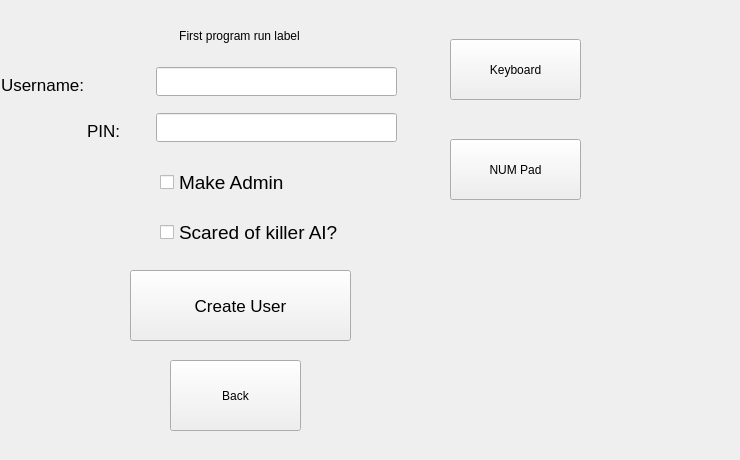
<?xml version="1.0" encoding="UTF-8"?>
<ui version="4.0">
 <class>Form</class>
 <widget class="QWidget" name="Form">
  <property name="geometry">
   <rect>
    <x>0</x>
    <y>0</y>
    <width>740</width>
    <height>460</height>
   </rect>
  </property>
  <property name="windowTitle">
   <string>Form</string>
  </property>
  <widget class="QPushButton" name="pushButton_keyboard">
   <property name="geometry">
    <rect>
     <x>450</x>
     <y>39</y>
     <width>131</width>
     <height>61</height>
    </rect>
   </property>
   <property name="text">
    <string>Keyboard</string>
   </property>
  </widget>
  <widget class="QPushButton" name="pushButton_numpad">
   <property name="geometry">
    <rect>
     <x>450</x>
     <y>139</y>
     <width>131</width>
     <height>61</height>
    </rect>
   </property>
   <property name="text">
    <string>NUM Pad</string>
   </property>
  </widget>
  <widget class="QLabel" name="label_2">
   <property name="geometry">
    <rect>
     <x>87</x>
     <y>113</y>
     <width>59</width>
     <height>36</height>
    </rect>
   </property>
   <property name="font">
    <font>
     <pointsize>13</pointsize>
    </font>
   </property>
   <property name="text">
    <string>PIN:</string>
   </property>
  </widget>
  <widget class="QLabel" name="label_error">
   <property name="geometry">
    <rect>
     <x>156</x>
     <y>34</y>
     <width>241</width>
     <height>23</height>
    </rect>
   </property>
   <property name="text">
    <string/>
   </property>
  </widget>
  <widget class="QLineEdit" name="lineEdit_username">
   <property name="geometry">
    <rect>
     <x>156</x>
     <y>67</y>
     <width>241</width>
     <height>29</height>
    </rect>
   </property>
   <property name="sizePolicy">
    <sizepolicy hsizetype="Expanding" vsizetype="Minimum">
     <horstretch>0</horstretch>
     <verstretch>0</verstretch>
    </sizepolicy>
   </property>
   <property name="placeholderText">
    <string/>
   </property>
  </widget>
  <widget class="QLineEdit" name="lineEdit_pin">
   <property name="geometry">
    <rect>
     <x>156</x>
     <y>113</y>
     <width>241</width>
     <height>29</height>
    </rect>
   </property>
   <property name="sizePolicy">
    <sizepolicy hsizetype="Expanding" vsizetype="Minimum">
     <horstretch>0</horstretch>
     <verstretch>0</verstretch>
    </sizepolicy>
   </property>
   <property name="maxLength">
    <number>4</number>
   </property>
   <property name="placeholderText">
    <string/>
   </property>
  </widget>
  <widget class="QCheckBox" name="checkBox_admin">
   <property name="enabled">
    <bool>true</bool>
   </property>
   <property name="geometry">
    <rect>
     <x>160</x>
     <y>160</y>
     <width>211</width>
     <height>44</height>
    </rect>
   </property>
   <property name="sizePolicy">
    <sizepolicy hsizetype="Minimum" vsizetype="Minimum">
     <horstretch>0</horstretch>
     <verstretch>0</verstretch>
    </sizepolicy>
   </property>
   <property name="font">
    <font>
     <pointsize>14</pointsize>
    </font>
   </property>
   <property name="text">
    <string>Make Admin</string>
   </property>
   <property name="iconSize">
    <size>
     <width>150</width>
     <height>150</height>
    </size>
   </property>
   <property name="tristate">
    <bool>false</bool>
   </property>
  </widget>
  <widget class="QLabel" name="label">
   <property name="geometry">
    <rect>
     <x>1</x>
     <y>67</y>
     <width>145</width>
     <height>36</height>
    </rect>
   </property>
   <property name="font">
    <font>
     <pointsize>13</pointsize>
    </font>
   </property>
   <property name="text">
    <string>Username:</string>
   </property>
  </widget>
  <widget class="QPushButton" name="pushButton_createUser">
   <property name="geometry">
    <rect>
     <x>130</x>
     <y>270</y>
     <width>221</width>
     <height>71</height>
    </rect>
   </property>
   <property name="font">
    <font>
     <pointsize>13</pointsize>
    </font>
   </property>
   <property name="text">
    <string>Create User</string>
   </property>
  </widget>
  <widget class="QPushButton" name="pushButton_back">
   <property name="geometry">
    <rect>
     <x>170</x>
     <y>360</y>
     <width>131</width>
     <height>71</height>
    </rect>
   </property>
   <property name="text">
    <string>Back</string>
   </property>
  </widget>
  <widget class="QLabel" name="label_firstRun">
   <property name="geometry">
    <rect>
     <x>29</x>
     <y>20</y>
     <width>421</width>
     <height>31</height>
    </rect>
   </property>
   <property name="text">
    <string>First program run label</string>
   </property>
   <property name="alignment">
    <set>Qt::AlignCenter</set>
   </property>
  </widget>
  <widget class="QCheckBox" name="checkBox_AI">
   <property name="enabled">
    <bool>true</bool>
   </property>
   <property name="geometry">
    <rect>
     <x>160</x>
     <y>210</y>
     <width>321</width>
     <height>44</height>
    </rect>
   </property>
   <property name="sizePolicy">
    <sizepolicy hsizetype="Minimum" vsizetype="Minimum">
     <horstretch>0</horstretch>
     <verstretch>0</verstretch>
    </sizepolicy>
   </property>
   <property name="font">
    <font>
     <pointsize>14</pointsize>
    </font>
   </property>
   <property name="text">
    <string>Scared of killer AI?</string>
   </property>
   <property name="iconSize">
    <size>
     <width>150</width>
     <height>150</height>
    </size>
   </property>
   <property name="tristate">
    <bool>false</bool>
   </property>
  </widget>
 </widget>
 <resources/>
 <connections/>
</ui>
